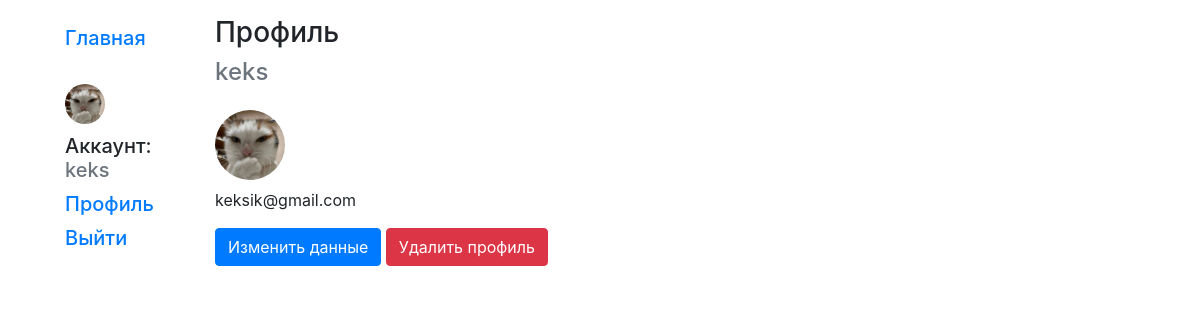
Screenshot of /polls/profile/ (signed in) with the database file from the repository.
### polls/models.py (models this page shows)
class User(AbstractUser):
    username = models.CharField(max_length=200, verbose_name='Имя пользователя', unique=True)
    email = models.EmailField(max_length=200, verbose_name='Email', unique=True)
    password = models.CharField(max_length=200, verbose_name='Пароль')
    avatar = models.FileField(verbose_name='Аватар', blank=False)
    USERNAME_FIELD = 'username'
    def __str__(self):
        return self.username

### polls/views.py (the view)
# urls.py: path('profile/', profile, name='profile'),
@login_required
def profile(request):
    return render(request, 'profile.html')

### polls/templates/profile.html
{% extends "layout/basic.html" %}
{% block content %}
    <h3>Профиль</h3>
    <p class="h4 text-secondary">{{ user.username }}</p>
    {% if user.avatar %}
        <img src="{{ user.avatar.url }}" alt="{{ user.avatar.title }}" class="avatar-profile mt-3 mb-2"/>
    {% else %}
        <div class="avatar-profile-blank mt-3 mb-2"></div>
    {% endif %}
    <p>{{ user.email }}</p>
    <a href="{% url 'polls:edit-profile' %}" class="btn btn-primary">Изменить данные</a>
    <a href="{% url 'polls:delete-profile' %}" class="btn btn-danger">Удалить профиль</a>
{% endblock %}

### polls/templates/layout/basic.html (shortened to what this page needs)
<!doctype html>
<html lang="ru">
<head>
    {% load bootstrap4 %}
    {% bootstrap_css %}
    {% load static %}
    <link rel="stylesheet" href="{% static 'css/styles.css' %}"/>
</head>
<body>
<div class="container-fluid mt-3">
    <div class="row">
        <div class="col-sm-2">
            {% block sidebar %}
                <ul class="sidebar-nav h5">
                    <li><a href="{% url 'polls:index' %}">Главная</a></li>
                    {% if user.is_authenticated %}
                        {% if user.avatar %}
                            <img src="{{ user.avatar.url }}" alt="{{ user.avatar.title }}" class="avatar-index mt-4"/>
                        {% else %}
                            <div class="avatar-index-blank mt-4"></div>
                        {% endif %}
                        <li>Аккаунт: <span class="text-secondary">{{ user }}</span></li>
                        <li><a href="{% url 'polls:profile' %}">Профиль</a></li>
                        <li><a href="{% url 'polls:logout' %}">Выйти</a></li>
                    {% else %}
                        <li class="mt-4"><a href="{% url 'polls:login' %}">Войти</a></li>
                        <li><a href="{% url 'polls:register' %}">Регистрация</a></li>
                    {% endif %}
                </ul>
            {% endblock %}
        </div>
        <div class="col-sm-10">{% block content %}{% endblock %}
        </div>
    </div>
</div>
</body>
</html>

### polls/static/css/styles.css (style rules this page uses)
.sidebar-nav > li { list-style-type: none; margin: 10px; }
.avatar-index { margin-left: 10px; width: 40px; height: 40px; object-fit: cover; border-radius: 50%; }
.avatar-profile { width: 70px; height: 70px; object-fit: cover; border-radius: 50%; }

### rows the page displays
User: avatar (picture), username "keks", email "keksik@gmail.com"
